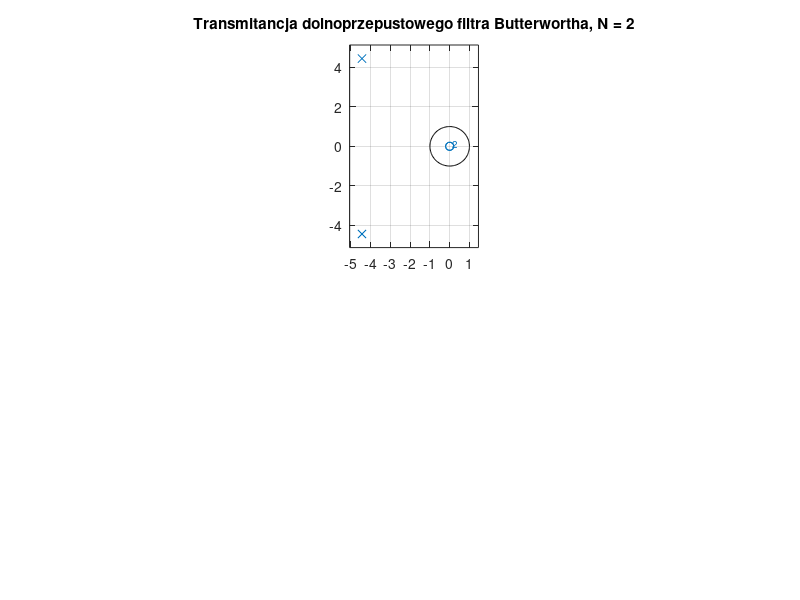

MATLAB code for this plot: (Note: this script raises an error after producing the figure.)
% Projektowanie dolnoprzepustowego i górnoprzepustowego filtru Butterwortha

% Parametry
f0 = 1; % Częstotliwość odcięcia (Hz)
N_values = 2:10; % Wartości N (stopnie filtru)

% Dolnoprzepustowy filtr Butterwortha
figure;
for N = N_values
    [b, a] = butter(N, 2*pi*f0, 'low', 's');
    
    % Charakterystyka transmitancji
    subplot(2, 1, 1);
    zplane(b, a);
    title(['Transmitancja dolnoprzepustowego filtra Butterwortha, N = ' num2str(N)]);
    hold on;
    
    % Charakterystyka amplitudowo-częstotliwościowa
    [H, f] = freqs(b, a, logspace(-1, 2, 1000));
    subplot(2, 1, 2);
    semilogx(f, 20*log10(abs(H)));
    hold on;
end

subplot(2, 1, 1);
legend(arrayfun(@(N) ['N = ' num2str(N)], N_values, 'UniformOutput', false));
hold off;

subplot(2, 1, 2);
title('Charakterystyka amplitudowo-częstotliwościowa dla dolnoprzepustowego filtra Butterwortha');
xlabel('Częstotliwość (Hz)');
ylabel('Amplituda (dB)');
legend(arrayfun(@(N) ['N = ' num2str(N)], N_values, 'UniformOutput', false));
hold off;

% Górnoprzepustowy filtr Butterwortha
figure;
for N = N_values
    [b, a] = butter(N, 2*pi*f0, 'high', 's');
    
    % Charakterystyka transmitancji
    subplot(2, 1, 1);
    zplane(b, a);
    title(['Transmitancja górnoprzepustowego filtra Butterwortha, N = ' num2str(N)]);
    hold on;
    
    % Charakterystyka amplitudowo-częstotliwościowa
    [H, f] = freqs(b, a, logspace(-1, 2, 1000));
    subplot(2, 1, 2);
    semilogx(f, 20*log10(abs(H)));
    hold on;
end

subplot(2, 1, 1);
legend(arrayfun(@(N) ['N = ' num2str(N)], N_values, 'UniformOutput', false));
hold off;

subplot(2, 1, 2);
title('Charakterystyka amplitudowo-częstotliwościowa dla górnoprzepustowego filtra Butterwortha');
xlabel('Częstotliwość (Hz)');
ylabel('Amplituda (dB)');
legend(arrayfun(@(N) ['N = ' num2str(N)], N_values, 'UniformOutput', false));
hold off;

% Porównanie z funkcją butter
figure;
for N = N_values
    [b, a] = butter(N, 2*pi*f0, 'low', 's');
    [b_ref, a_ref] = butter(N, 2*pi*f0, 'low', 's');
    
    % Charakterystyka amplitudowo-częstotliwościowa
    [H, f] = freqs(b, a, logspace(-1, 2, 1000));
    [H_ref, ~] = freqs(b_ref, a_ref, logspace(-1, 2, 1000));
    
    semilogx(f, 20*log10(abs(H)), 'b');
    hold on;
    semilogx(f, 20*log10(abs(H_ref)), 'r--');
end

title('Porównanie z funkcją butter dla dolnoprzepustowego filtra Butterwortha');
xlabel('Częstotliwość (Hz)');
ylabel('Amplituda (dB)');
legend('Projektowany filtr', 'Funkcja butter');
hold off;
